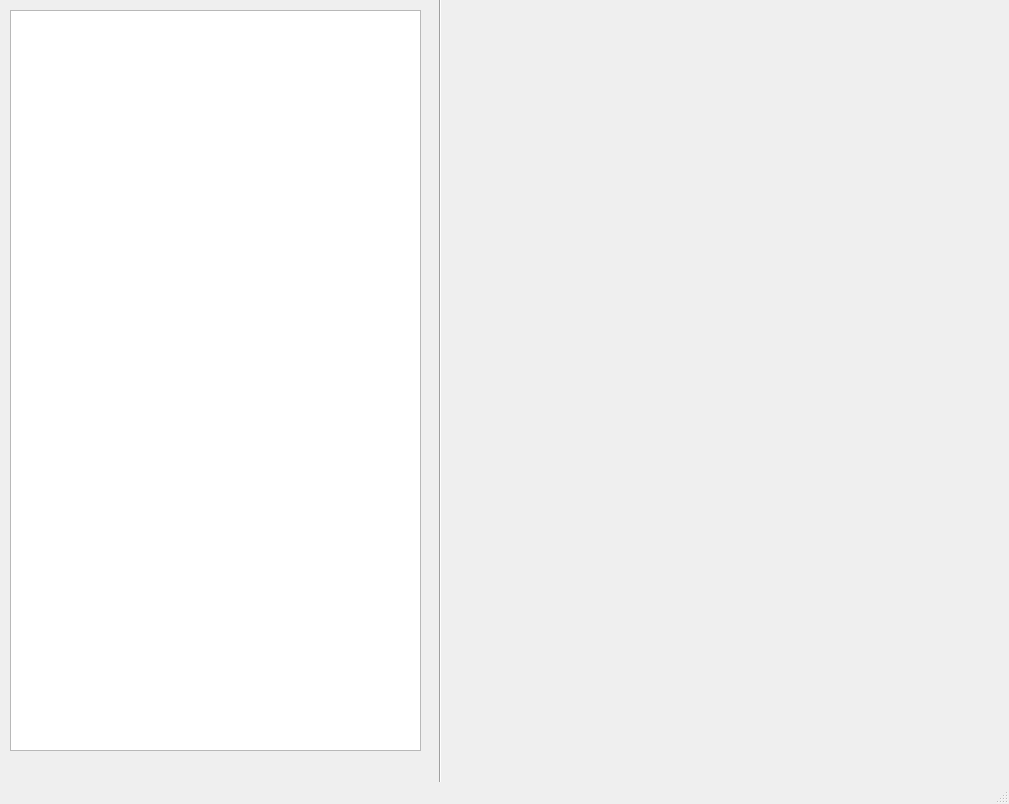
<?xml version="1.0" encoding="UTF-8"?>
<ui version="4.0">
 <class>MainWindow</class>
 <widget class="QMainWindow" name="MainWindow">
  <property name="geometry">
   <rect>
    <x>0</x>
    <y>0</y>
    <width>1009</width>
    <height>804</height>
   </rect>
  </property>
  <property name="windowTitle">
   <string>Sync Tool Configuration</string>
  </property>
  <widget class="QWidget" name="centralwidget">
   <widget class="Line" name="line">
    <property name="geometry">
     <rect>
      <x>430</x>
      <y>-10</y>
      <width>20</width>
      <height>831</height>
     </rect>
    </property>
    <property name="orientation">
     <enum>Qt::Vertical</enum>
    </property>
   </widget>
   <widget class="QTreeView" name="treeView">
    <property name="geometry">
     <rect>
      <x>10</x>
      <y>10</y>
      <width>411</width>
      <height>741</height>
     </rect>
    </property>
   </widget>
   <widget class="QStackedWidget" name="stackedWidget">
    <property name="geometry">
     <rect>
      <x>100</x>
      <y>800</y>
      <width>511</width>
      <height>721</height>
     </rect>
    </property>
    <property name="styleSheet">
     <string notr="true">b</string>
    </property>
    <property name="currentIndex">
     <number>4</number>
    </property>
    <widget class="QWidget" name="blankPage"/>
    <widget class="QWidget" name="trackerConnsWid">
     <widget class="QLabel" name="labelJiProj">
      <property name="geometry">
       <rect>
        <x>10</x>
        <y>50</y>
        <width>81</width>
        <height>16</height>
       </rect>
      </property>
      <property name="text">
       <string>Jira Project:</string>
      </property>
     </widget>
     <widget class="QLineEdit" name="lineEditJiProj">
      <property name="geometry">
       <rect>
        <x>150</x>
        <y>50</y>
        <width>201</width>
        <height>22</height>
       </rect>
      </property>
     </widget>
     <widget class="QLabel" name="labelJiEpic">
      <property name="geometry">
       <rect>
        <x>10</x>
        <y>90</y>
        <width>81</width>
        <height>16</height>
       </rect>
      </property>
      <property name="text">
       <string>Jira Epic:</string>
      </property>
     </widget>
     <widget class="QLineEdit" name="lineEditJiEpic">
      <property name="geometry">
       <rect>
        <x>150</x>
        <y>90</y>
        <width>201</width>
        <height>22</height>
       </rect>
      </property>
     </widget>
     <widget class="QLabel" name="labelBbRepo">
      <property name="geometry">
       <rect>
        <x>10</x>
        <y>130</y>
        <width>121</width>
        <height>16</height>
       </rect>
      </property>
      <property name="text">
       <string>Bitbucker repository</string>
      </property>
     </widget>
     <widget class="QLineEdit" name="lineEditBbRepo">
      <property name="geometry">
       <rect>
        <x>150</x>
        <y>130</y>
        <width>201</width>
        <height>22</height>
       </rect>
      </property>
     </widget>
     <widget class="QLabel" name="labelIssToJira">
      <property name="geometry">
       <rect>
        <x>10</x>
        <y>170</y>
        <width>121</width>
        <height>16</height>
       </rect>
      </property>
      <property name="text">
       <string>new issus to Jira</string>
      </property>
     </widget>
     <widget class="QComboBox" name="comboBoxIssToJi">
      <property name="geometry">
       <rect>
        <x>150</x>
        <y>170</y>
        <width>51</width>
        <height>22</height>
       </rect>
      </property>
      <item>
       <property name="text">
        <string>yes</string>
       </property>
      </item>
      <item>
       <property name="text">
        <string>no</string>
       </property>
      </item>
     </widget>
     <widget class="QComboBox" name="comboBoxIssToBitb">
      <property name="geometry">
       <rect>
        <x>150</x>
        <y>200</y>
        <width>51</width>
        <height>22</height>
       </rect>
      </property>
      <item>
       <property name="text">
        <string>yes</string>
       </property>
      </item>
      <item>
       <property name="text">
        <string>no</string>
       </property>
      </item>
     </widget>
     <widget class="QLabel" name="labelIssToBitb">
      <property name="geometry">
       <rect>
        <x>10</x>
        <y>200</y>
        <width>131</width>
        <height>16</height>
       </rect>
      </property>
      <property name="text">
       <string>new issus to Bitbucket</string>
      </property>
     </widget>
     <widget class="QComboBox" name="comboBoxCommToJi">
      <property name="geometry">
       <rect>
        <x>150</x>
        <y>230</y>
        <width>51</width>
        <height>22</height>
       </rect>
      </property>
      <item>
       <property name="text">
        <string>yes</string>
       </property>
      </item>
      <item>
       <property name="text">
        <string>no</string>
       </property>
      </item>
     </widget>
     <widget class="QLabel" name="labelCommToJira">
      <property name="geometry">
       <rect>
        <x>10</x>
        <y>230</y>
        <width>131</width>
        <height>16</height>
       </rect>
      </property>
      <property name="text">
       <string>comments to Jira</string>
      </property>
     </widget>
     <widget class="QComboBox" name="comboBoxCommToBitb">
      <property name="geometry">
       <rect>
        <x>150</x>
        <y>260</y>
        <width>51</width>
        <height>22</height>
       </rect>
      </property>
      <item>
       <property name="text">
        <string>yes</string>
       </property>
      </item>
      <item>
       <property name="text">
        <string>no</string>
       </property>
      </item>
     </widget>
     <widget class="QLabel" name="labelCommToBitb">
      <property name="geometry">
       <rect>
        <x>10</x>
        <y>260</y>
        <width>131</width>
        <height>16</height>
       </rect>
      </property>
      <property name="text">
       <string>comments to BitBucket</string>
      </property>
     </widget>
     <widget class="QComboBox" name="comboBoxDestrOnJi">
      <property name="geometry">
       <rect>
        <x>150</x>
        <y>290</y>
        <width>51</width>
        <height>22</height>
       </rect>
      </property>
      <item>
       <property name="text">
        <string>yes</string>
       </property>
      </item>
      <item>
       <property name="text">
        <string>no</string>
       </property>
      </item>
     </widget>
     <widget class="QLabel" name="labelDestrOnJi">
      <property name="geometry">
       <rect>
        <x>10</x>
        <y>290</y>
        <width>131</width>
        <height>16</height>
       </rect>
      </property>
      <property name="text">
       <string>destructive on Jira</string>
      </property>
     </widget>
     <widget class="QComboBox" name="comboBoxDestrOnBitb">
      <property name="geometry">
       <rect>
        <x>150</x>
        <y>320</y>
        <width>51</width>
        <height>22</height>
       </rect>
      </property>
      <item>
       <property name="text">
        <string>yes</string>
       </property>
      </item>
      <item>
       <property name="text">
        <string>no</string>
       </property>
      </item>
     </widget>
     <widget class="QLabel" name="labelDestrOnBitb">
      <property name="geometry">
       <rect>
        <x>10</x>
        <y>320</y>
        <width>131</width>
        <height>16</height>
       </rect>
      </property>
      <property name="text">
       <string>destructive on Bitbucket</string>
      </property>
     </widget>
     <widget class="QLabel" name="labelIssLogIssue">
      <property name="geometry">
       <rect>
        <x>10</x>
        <y>350</y>
        <width>131</width>
        <height>16</height>
       </rect>
      </property>
      <property name="text">
       <string>Log issue ID (Jira)</string>
      </property>
     </widget>
     <widget class="QLineEdit" name="lineEditLogIssue">
      <property name="geometry">
       <rect>
        <x>150</x>
        <y>350</y>
        <width>51</width>
        <height>22</height>
       </rect>
      </property>
     </widget>
     <widget class="QLabel" name="titleSettings">
      <property name="geometry">
       <rect>
        <x>10</x>
        <y>0</y>
        <width>321</width>
        <height>41</height>
       </rect>
      </property>
      <property name="styleSheet">
       <string notr="true">font-weight: bold;</string>
      </property>
      <property name="text">
       <string>Tracker Connection</string>
      </property>
      <property name="textFormat">
       <enum>Qt::PlainText</enum>
      </property>
     </widget>
    </widget>
    <widget class="QWidget" name="fieldMapsWid">
     <widget class="QLabel" name="labelFromSys">
      <property name="geometry">
       <rect>
        <x>20</x>
        <y>50</y>
        <width>41</width>
        <height>16</height>
       </rect>
      </property>
      <property name="text">
       <string>from</string>
      </property>
     </widget>
     <widget class="QComboBox" name="comboBoxFromSys">
      <property name="geometry">
       <rect>
        <x>60</x>
        <y>50</y>
        <width>91</width>
        <height>22</height>
       </rect>
      </property>
      <item>
       <property name="text">
        <string>Jira</string>
       </property>
      </item>
      <item>
       <property name="text">
        <string>Bitbucket</string>
       </property>
      </item>
     </widget>
     <widget class="QLabel" name="labelTo">
      <property name="geometry">
       <rect>
        <x>20</x>
        <y>80</y>
        <width>41</width>
        <height>16</height>
       </rect>
      </property>
      <property name="text">
       <string>to</string>
      </property>
     </widget>
     <widget class="QLineEdit" name="lineEditFromPath">
      <property name="geometry">
       <rect>
        <x>160</x>
        <y>50</y>
        <width>211</width>
        <height>22</height>
       </rect>
      </property>
     </widget>
     <widget class="QLineEdit" name="lineEditToPath">
      <property name="geometry">
       <rect>
        <x>160</x>
        <y>80</y>
        <width>211</width>
        <height>22</height>
       </rect>
      </property>
     </widget>
     <widget class="QLabel" name="labelToSysVar">
      <property name="geometry">
       <rect>
        <x>60</x>
        <y>80</y>
        <width>91</width>
        <height>16</height>
       </rect>
      </property>
      <property name="text">
       <string>toSys</string>
      </property>
     </widget>
     <widget class="QLabel" name="titleSettings_2">
      <property name="geometry">
       <rect>
        <x>20</x>
        <y>0</y>
        <width>321</width>
        <height>41</height>
       </rect>
      </property>
      <property name="styleSheet">
       <string notr="true">font-weight: bold;</string>
      </property>
      <property name="text">
       <string>Fields</string>
      </property>
      <property name="textFormat">
       <enum>Qt::PlainText</enum>
      </property>
     </widget>
    </widget>
    <widget class="QWidget" name="foptsMapWid">
     <widget class="QLabel" name="label_2">
      <property name="geometry">
       <rect>
        <x>30</x>
        <y>50</y>
        <width>81</width>
        <height>20</height>
       </rect>
      </property>
      <property name="styleSheet">
       <string notr="true"/>
      </property>
      <property name="text">
       <string> from:</string>
      </property>
     </widget>
     <widget class="QLabel" name="label_5">
      <property name="geometry">
       <rect>
        <x>50</x>
        <y>80</y>
        <width>71</width>
        <height>20</height>
       </rect>
      </property>
      <property name="styleSheet">
       <string notr="true"/>
      </property>
      <property name="text">
       <string>to: </string>
      </property>
     </widget>
     <widget class="QLabel" name="label_7">
      <property name="geometry">
       <rect>
        <x>10</x>
        <y>110</y>
        <width>221</width>
        <height>16</height>
       </rect>
      </property>
      <property name="styleSheet">
       <string notr="true"/>
      </property>
      <property name="text">
       <string>&lt;html&gt;&lt;head/&gt;&lt;body&gt;&lt;p&gt;condition: Jira &amp;nbsp; &amp;nbsp; &amp;nbsp; &amp;nbsp; &amp;nbsp; &amp;nbsp; &amp;nbsp; resolution &lt;/p&gt;&lt;/body&gt;&lt;/html&gt;</string>
      </property>
     </widget>
     <widget class="QComboBox" name="comboBoxConditionalOption">
      <property name="geometry">
       <rect>
        <x>300</x>
        <y>110</y>
        <width>211</width>
        <height>22</height>
       </rect>
      </property>
     </widget>
     <widget class="QComboBox" name="comboBoxToSysOption">
      <property name="geometry">
       <rect>
        <x>300</x>
        <y>80</y>
        <width>211</width>
        <height>22</height>
       </rect>
      </property>
     </widget>
     <widget class="QComboBox" name="comboBoxFromSysOption">
      <property name="geometry">
       <rect>
        <x>300</x>
        <y>50</y>
        <width>211</width>
        <height>22</height>
       </rect>
      </property>
     </widget>
     <widget class="QLabel" name="titleSettings_3">
      <property name="geometry">
       <rect>
        <x>20</x>
        <y>0</y>
        <width>321</width>
        <height>41</height>
       </rect>
      </property>
      <property name="styleSheet">
       <string notr="true">font-weight: bold;</string>
      </property>
      <property name="text">
       <string>Field Options</string>
      </property>
      <property name="textFormat">
       <enum>Qt::PlainText</enum>
      </property>
     </widget>
     <widget class="QLabel" name="labelFromSysFopt">
      <property name="geometry">
       <rect>
        <x>70</x>
        <y>50</y>
        <width>51</width>
        <height>20</height>
       </rect>
      </property>
      <property name="text">
       <string>system</string>
      </property>
     </widget>
     <widget class="QLabel" name="labelToSys">
      <property name="geometry">
       <rect>
        <x>70</x>
        <y>80</y>
        <width>61</width>
        <height>20</height>
       </rect>
      </property>
      <property name="text">
       <string>system</string>
      </property>
     </widget>
     <widget class="QLabel" name="labelFromPath">
      <property name="geometry">
       <rect>
        <x>150</x>
        <y>50</y>
        <width>151</width>
        <height>20</height>
       </rect>
      </property>
      <property name="text">
       <string>path</string>
      </property>
     </widget>
     <widget class="QLabel" name="labelToPath">
      <property name="geometry">
       <rect>
        <x>150</x>
        <y>80</y>
        <width>151</width>
        <height>20</height>
       </rect>
      </property>
      <property name="text">
       <string>path</string>
      </property>
     </widget>
    </widget>
    <widget class="QWidget" name="additionalWid">
     <widget class="QComboBox" name="comboBoxAddOpt">
      <property name="geometry">
       <rect>
        <x>20</x>
        <y>40</y>
        <width>341</width>
        <height>22</height>
       </rect>
      </property>
     </widget>
     <widget class="QLabel" name="label_9">
      <property name="geometry">
       <rect>
        <x>20</x>
        <y>80</y>
        <width>121</width>
        <height>16</height>
       </rect>
      </property>
      <property name="text">
       <string>only set on creation</string>
      </property>
     </widget>
     <widget class="QLabel" name="label_10">
      <property name="geometry">
       <rect>
        <x>20</x>
        <y>110</y>
        <width>181</width>
        <height>16</height>
       </rect>
      </property>
      <property name="text">
       <string>only set when not present</string>
      </property>
     </widget>
     <widget class="QComboBox" name="comboBoxOnlyOnCreation">
      <property name="geometry">
       <rect>
        <x>200</x>
        <y>80</y>
        <width>51</width>
        <height>22</height>
       </rect>
      </property>
      <item>
       <property name="text">
        <string>yes</string>
       </property>
      </item>
      <item>
       <property name="text">
        <string>no</string>
       </property>
      </item>
     </widget>
     <widget class="QComboBox" name="comboBoxOnlyNotPresent">
      <property name="geometry">
       <rect>
        <x>200</x>
        <y>110</y>
        <width>51</width>
        <height>22</height>
       </rect>
      </property>
      <item>
       <property name="text">
        <string>yes</string>
       </property>
      </item>
      <item>
       <property name="text">
        <string>no</string>
       </property>
      </item>
     </widget>
     <widget class="QLabel" name="titleSettings_4">
      <property name="geometry">
       <rect>
        <x>20</x>
        <y>0</y>
        <width>321</width>
        <height>41</height>
       </rect>
      </property>
      <property name="styleSheet">
       <string notr="true">font-weight: bold;</string>
      </property>
      <property name="text">
       <string>Additional field option</string>
      </property>
      <property name="textFormat">
       <enum>Qt::PlainText</enum>
      </property>
     </widget>
    </widget>
   </widget>
   <widget class="QWidget" name="verticalLayoutWidget_2">
    <property name="geometry">
     <rect>
      <x>450</x>
      <y>10</y>
      <width>541</width>
      <height>731</height>
     </rect>
    </property>
    <layout class="QVBoxLayout" name="detailWidgetsLayout"/>
   </widget>
  </widget>
  <widget class="QMenuBar" name="menubar">
   <property name="geometry">
    <rect>
     <x>0</x>
     <y>0</y>
     <width>1009</width>
     <height>26</height>
    </rect>
   </property>
  </widget>
  <widget class="QStatusBar" name="statusbar"/>
 </widget>
 <resources/>
 <connections>
  <connection>
   <sender>lineEditJiProj</sender>
   <signal>textChanged(QString)</signal>
   <receiver>MainWindow</receiver>
   <slot>repaint()</slot>
   <hints>
    <hint type="sourcelabel">
     <x>747</x>
     <y>113</y>
    </hint>
    <hint type="destinationlabel">
     <x>710</x>
     <y>45</y>
    </hint>
   </hints>
  </connection>
 </connections>
 <slots>
  <signal>selectionChanged(QItemSelection,QItemSelection)</signal>
  <slot>SelectionChanged(QItemSelection,QItemSelection)</slot>
  <slot>TextChanged(QItemSelection)</slot>
 </slots>
</ui>
